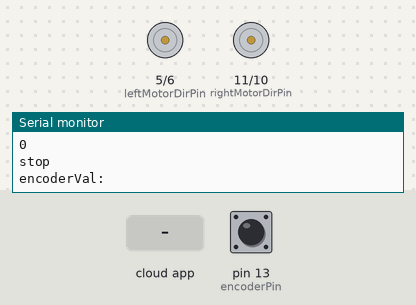
This sketch was run on a simulated Arduino Uno, built with avr-gcc and run on an emulated ATmega328P. On the bench: direction and speed pins drawn as motors (green arrow = direction pin HIGH = forward, orange = LOW = backward, longer = more drive), the last lines printed to the serial monitor. The inputs (shaded band) are chosen by the test bench; at power-on: pin 13 (encoderPin) LOW. The RemoteXY app is connected.

Above: at 1.2 s.
1.3 s: the phone or cloud app sets switch_1 to 1
2.9 s: the phone or cloud app sets pushSwitch_1 to 1
At 3.3 s:
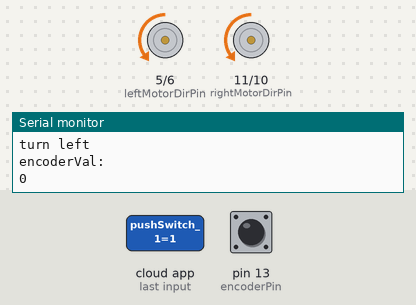
4.4 s: the phone or cloud app sets pushSwitch_2 to 1
At 5.6 s:
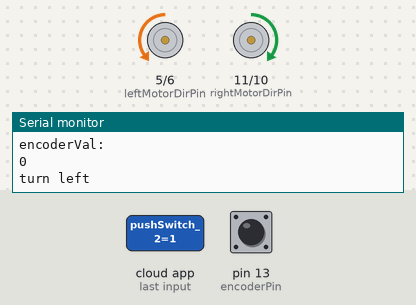
5.9 s: the phone or cloud app sets pushSwitch_4 to 1
At 6.7 s:
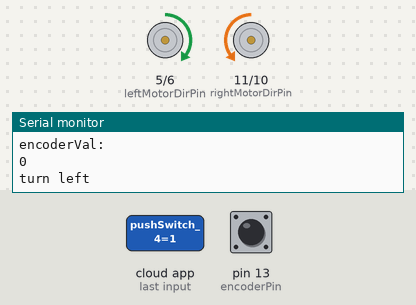
7.4 s: the phone or cloud app sets switch_1 to 0
At 8.3 s:
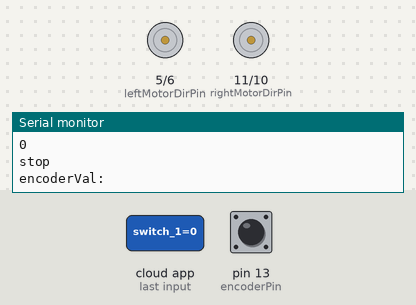
8.9 s: pin 13 (encoderPin) pulsed HIGH 5 times (0.12 s each, 0.3 s apart)
Timing chart, 0 to 11.9 s (numbered marks = the images above; inputs shaded):
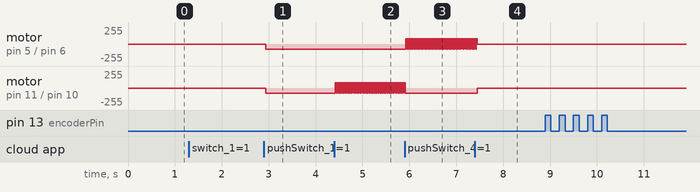

Measured:
- after the input at 2.9 s, motor on pin 5 (leftMotorDirPin) / pin 6 (leftMotorPwmPin), motor on pin 11 (rightMotorDirPin) / pin 10 (rightMotorPwmPin): stopped → backward 80/255 at once
- after the input at 4.4 s, motor on pin 11 (rightMotorDirPin) / pin 10 (rightMotorPwmPin): alternates forward 80/255 for 0.03 s and backward 80/255 for 0.01 s, starting at once
- after the input at 5.9 s, motor on pin 5 (leftMotorDirPin) / pin 6 (leftMotorPwmPin): alternates forward 80/255 for 0.03 s and backward 80/255 for 0.01 s, starting at once; motor on pin 11 (rightMotorDirPin) / pin 10 (rightMotorPwmPin): goes on until 5.9 s, then stays backward 80/255
- after the input at 7.4 s, motor on pin 11 (rightMotorDirPin) / pin 10 (rightMotorPwmPin): backward 80/255 → stopped after 0.05 s

The sketch:

projectCodeDriverControll.ino
```cpp
// (licence header left out)
//////////////////////////////////////////////
//        RemoteXY include library          //
//////////////////////////////////////////////

// RemoteXY select connection mode and include library
#define REMOTEXY_MODE__SOFTSERIAL
#include <SoftwareSerial.h>

#include <RemoteXY.h>

// RemoteXY connection settings
#define REMOTEXY_SERIAL_RX 2
#define REMOTEXY_SERIAL_TX 3
#define REMOTEXY_SERIAL_SPEED 9600


// RemoteXY configurate
#pragma pack(push, 1)
uint8_t RemoteXY_CONF[] =   // 95 bytes
  { 255,5,0,0,0,88,0,16,31,1,2,0,37,79,22,11,2,26,31,31,
  79,78,0,79,70,70,0,10,48,6,35,15,15,4,26,31,79,78,0,31,
  79,70,70,0,10,48,23,52,15,15,4,26,31,79,78,0,31,79,70,70,
  0,10,48,40,35,15,15,4,26,31,79,78,0,31,79,70,70,0,10,48,
  23,18,15,15,4,26,31,79,78,0,31,79,70,70,0 };

// this structure defines all the variables and events of your control interface
struct {

    // input variables
  uint8_t switch_1; // =1 if switch ON and =0 if OFF
  uint8_t pushSwitch_1; // =1 if state is ON, else =0
  uint8_t pushSwitch_2; // =1 if state is ON, else =0
  uint8_t pushSwitch_3; // =1 if state is ON, else =0
  uint8_t pushSwitch_4; // =1 if state is ON, else =0

    // other variable
  uint8_t connect_flag;  // =1 if wire connected, else =0

} RemoteXY;
#pragma pack(pop)

/////////////////////////////////////////////
//           END RemoteXY include          //
/////////////////////////////////////////////

int rightMotorPwmPin = 10;
int rightMotorDirPin = 11;
int leftMotorPwmPin =  6;
int leftMotorDirPin = 5;
double rightMotorPower;
double leftMotorPower;
bool drive = true;
bool encoderState;
bool lastEncoderState;
int encoderPin = 13;
int encoderVal;
double turnSpeed = 80;
double driveStraightSpeed = 100;
int motors [4] = {rightMotorPwmPin, rightMotorDirPin, leftMotorPwmPin, leftMotorDirPin}; // an array includes all the pins that connected to the motors


void setup()
{
  RemoteXY_Init ();
  rightMotorPower = driveStraightSpeed;
  leftMotorPower = driveStraightSpeed;
  for (int i = 0; i < 5; i++){
    pinMode (motors[i], OUTPUT);
    }
    pinMode (encoderPin, INPUT);
  Serial.begin (9600);
  if (encoderVal > 0){encoderVal = 0;}
  // TODO you setup code

}

void loop()
{
  RemoteXY_Handler ();
  bool encoderState = digitalRead (encoderPin);
  if (encoderState == !lastEncoderState){encoderVal++;}
  lastEncoderState = encoderState;
  Serial.println ("encoderVal:");
  Serial.println (encoderVal);
  if (RemoteXY.switch_1){
  RemoteXY_Handler ();
  rightMotorPower = turnSpeed;
  leftMotorPower = turnSpeed;
    if (RemoteXY.pushSwitch_3){
    digitalWrite (motors[3], 1);
    digitalWrite (motors[1], 1);
    Serial.println ("turn right");
    } else if (RemoteXY.pushSwitch_1) {
    digitalWrite (motors[1], 0);
    digitalWrite (motors[3], 0);
    Serial.println ("turn left");
    }  else {
    rightMotorPower = driveStraightSpeed - 40;
    leftMotorPower = driveStraightSpeed;
    }
    if (RemoteXY.pushSwitch_4){
    digitalWrite (motors[3], 1);
    digitalWrite (motors[1], 0);
    Serial.println("forward");
    } else if (RemoteXY.pushSwitch_2){
    digitalWrite (motors[3], 0);
    digitalWrite (motors[1], 1);
    Serial.println("backward");
      }
    if (!RemoteXY.pushSwitch_1 && !RemoteXY.pushSwitch_2 && !RemoteXY.pushSwitch_3 && !RemoteXY.pushSwitch_4){
  leftMotorPower = 0;
  rightMotorPower = 0;
  Serial.println ("stop!!");
      }
  // deciding which side every motor needs to move
  analogWrite (motors[0], rightMotorPower);
  analogWrite (motors[2], leftMotorPower);
  // actually moving the motors
  // do not call delay()
  } else {
  analogWrite (motors[0], 0);
  analogWrite (motors[2], 0);
  Serial.println ("stop");
  }
}
```
